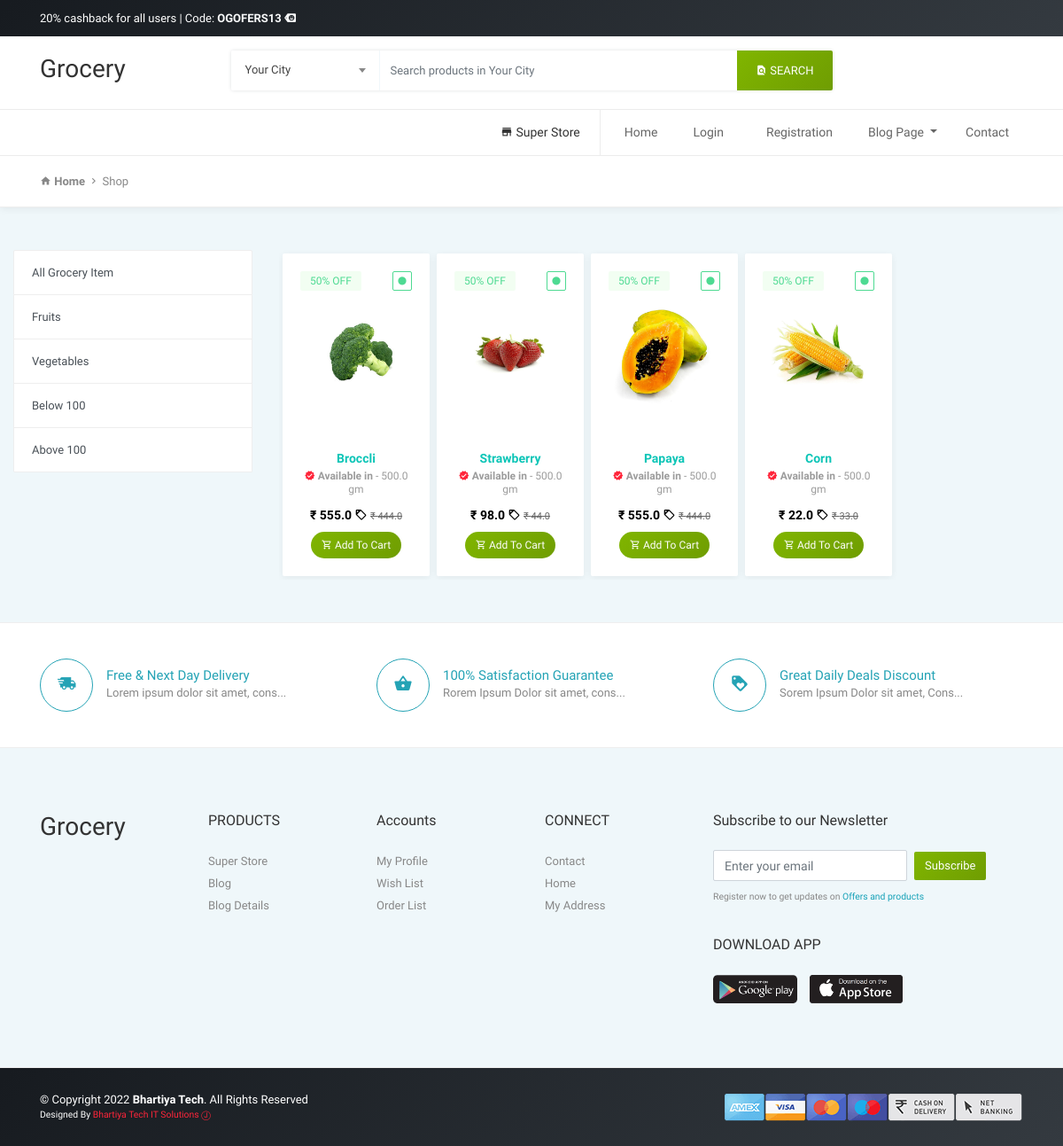
The app's page /shop/ with its own data.
### ehome/models.py (models this page shows)
class Product(models.Model):
    product_title = models.CharField(max_length=100)
    selling_price = models.FloatField(null=True)
    discounted_price = models.FloatField(null=True)
    product_avail = models.FloatField(default=500,null=True)
    brand = models.CharField(max_length=100,null=True)
    product_desc = models.CharField(max_length=400,null=True)
    category = models.CharField(choices=category_choices, max_length=20,null=True)
    product_img = models.ImageField(blank=True, upload_to='static/productimg')

### ehome/views.py (the view)
# urls.py: path('shop/', views.shop, name='shop'),
def shop(request,data=None):
    if data == None:
        Fruits_Vegetables = Product.objects.filter(category='FV')
    elif data == 'Fruits' or data == 'Vegetables':
        Fruits_Vegetables = Product.objects.filter(category='FV').filter(brand=data)
    elif data == 'below':
        Fruits_Vegetables = Product.objects.filter(category='FV').filter(discounted_price__lt=100)
    elif data == 'above':
        Fruits_Vegetables = Product.objects.filter(category='FV').filter(discounted_price__gt=100)
    return render(request, 'ehome/shop.html',{'Fruits_Vegetables':Fruits_Vegetables})

### templates/ehome/shop.html (shortened to what this page needs)
{% extends 'Basefile/ehomebase.html' %} {% load static %}  {% block body %}
<section class="pt-3 pb-3 page-info section-padding border-bottom bg-white">
  <div class="container">
    <div class="row">
      <div class="col-md-12">
        <a href="#"
          ><strong><span class="mdi mdi-home"></span> Home</strong></a
        >
        <span class="mdi mdi-chevron-right"></span> <a href="#">Shop</a>
      </div>
    </div>
  </div>
</section>
<div class="container-fluid my-5">
  <div class="row">
   <div class="col-sm-3">
    <div class="list-group">
     <a href="{% url 'shop' %}" class="list-group-item list-group-item-action" aria-current="true">All Grocery Item</a>
     <a href="{% url 'fruitdata' 'Fruits' %}" class="list-group-item list-group-item-action" aria-current="true">Fruits</a>
     <a href="{% url 'fruitdata' 'Vegetables' %}" class="list-group-item list-group-item-action" aria-current="true">Vegetables</a>
     <a href="{% url 'fruitdata' 'below' %}" class="list-group-item list-group-item-action" aria-current="true">Below 100</a>
     <a href="{% url 'fruitdata' 'above' %}" class="list-group-item list-group-item-action" aria-current="true">Above 100</a>
    </div>
   </div>
   <div class="col-sm-9">
      <div class="owl-carousel owl-carousel-featured">
        {% for product in Fruits_Vegetables %}
        <div class="item">
          <div class="product">
            <a href="{% url 'productdetail' product.id %}">
              <div class="product-header">
                <span class="badge badge-success">50% OFF</span>
                <img class="img-fluid" src="{{product.product_img.url}}" alt="" />
                <span class="veg text-success mdi mdi-circle"></span>
              </div>
              <div class="product-body">
                <h5>{{ product.product_title }}</h5>
                <h6>
                  <strong
                    ><span class="mdi mdi-approval"></span> Available in</strong
                  >
                  - {{ product.product_avail }} gm
                </h6>
              </div>
              <div class="product-footer">
                <p class="offer-price mb-0">
                  &#8377; {{ product.discounted_price }}
                  <i class="mdi mdi-tag-outline"></i>
                  <span class="regular-price">&#8377; {{ product.selling_price }}</span>
                </p>
                <button type="button" class="btn btn-secondary btn-sm">
                  <i class="mdi mdi-cart-outline"></i> Add To Cart
                </button>
              </div>
            </a>
          </div>
        </div>
        {% endfor %}
      </div>
     </div>
   </div>
   </div>
<section class="section-padding bg-white border-top">
  <div class="container">
    <div class="row">
      <div class="col-lg-4 col-sm-6">
        <div class="feature-box">
          <i class="mdi mdi-truck-fast"></i>
          <h6>Free & Next Day Delivery</h6>
          <p>Lorem ipsum dolor sit amet, cons...</p>
        </div>
      </div>
      <div class="col-lg-4 col-sm-6">
        <div class="feature-box">
          <i class="mdi mdi-basket"></i>
          <h6>100% Satisfaction Guarantee</h6>
          <p>Rorem Ipsum Dolor sit amet, cons...</p>
        </div>
      </div>
      <div class="col-lg-4 col-sm-6">
        <div class="feature-box">
          <i class="mdi mdi-tag-heart"></i>
          <h6>Great Daily Deals Discount</h6>
          <p>Sorem Ipsum Dolor sit amet, Cons...</p>
        </div>
      </div>
    </div>
  </div>
</section>
{% endblock %}

### static/ehome/css/osahan.css (style rules this page uses)
body { background-color: #eff7fa; font-size: 13px; font-family: maven pro, sans-serif; line-height: 25px; color: #888; }
h1, h2, h3, h4, h5, h6 { color: #333; }
p { font-size: 13px; line-height: 22px; color: #888; }
img { height: auto; max-width: 100%; }
img { transform-style: preserve-3d; }
a { text-decoration: none !important; color: #888; transition-duration: 0.4s; }
a, a:hover { text-decoration: none; }
.section-padding { padding: 40px 0; }
.btn-secondary { background: #80b500; background: -moz-linear-gradient(-45deg, #80b500 0%, #6f9d02 100%); background: -webkit-linear-gradient(-45deg, #80b500 0%, #6f9d02 100%); background: linear-gradient(135deg, #80b500 0%, #6f9d02 100%); filter: progid:DXImageTransform.Microsoft.gradient( startColorstr='#80b500',endColorstr='#6f9d02',GradientType=1 ); }
.bg-success, .btn-success, .btn-outline-success:hover, .badge-success { border-color: transparent !important; background: #4eda92; background: -moz-linear-gradient(-45deg, #4eda92 1%, #56e0cb 100%); background: -webkit-linear-gradient(-45deg, #4eda92 1%, #56e0cb 100%); background: linear-gradient(135deg, #4eda92 1%, #56e0cb 100%); filter: progid:DXImageTransform.Microsoft.gradient( startColorstr='#4eda92',endColorstr='#56e0cb',GradientType=1 ); }
.text-success { color: #4eda92 !important; }
.badge { border-radius: 2px; font-weight: 400; }
.btn { border: medium; border-radius: 2px !important; font-size: 13px; }
.border-top { border-top: 1px solid #eee !important; }
.border-bottom { border-bottom: 1px solid #eee !important; }
.list-group-item:first-child { border-top-left-radius: 2px; border-top-right-radius: 2px; }
.list-group-item:last-child { border-bottom-left-radius: 2px; border-bottom-right-radius: 2px; }
.list-group-item { border: 1px solid #eee; }
.page-info { box-shadow: 0 2px 8px 0 rgba(0, 0, 0, 0.06); border-top: 1px solid #ececec; }
.product-header .badge { background: #f2fef2 none repeat scroll 0 0; border: 1px solid #4eda92; border-radius: 2px; color: #4eda92; font-size: 12px; font-weight: 500; left: 20px; padding: 4px 10px; position: absolute; top: 20px; z-index: 9; }
.product { background: #fff none repeat scroll 0 0; box-shadow: 0 2px 8px 0 rgba(0, 0, 0, 0.06); border-radius: 2px; text-align: center; padding: 20px; position: relative; }
.owl-carousel-featured .item { margin: 4px; }
.product-header .mdi-circle { border: 1px solid; border-radius: 2px; display: inline-block; font-size: 11px; height: 22px; line-height: 19px; position: absolute; right: 20px; text-align: center; top: 20px; width: 22px; }
.product-body h5 { font-size: 14px; font-weight: 700; margin: 0; color: #0cc5b7; }
.product-body h6 { color: #9c9c9c; font-size: 12px; margin: 5px 0 14px; }
.product-body h6 strong .mdi { color: #ff253a; }
.product-header img { height: 185px; margin: 0 0 18px; object-fit: scale-down; transform: scale(1); transition-duration: 0.4s; }
.product-header { text-align: center; }
.offer-price { color: #000; font-size: 14px; font-weight: 600; line-height: 16px; }
.regular-price { color: #666 !important; font-size: 11px; font-weight: 500; line-height: 15px; text-decoration: line-through; }
.product-footer .btn { border-radius: 49px !important; font-size: 12px; padding: 6px 12px; margin: 10px 0 0; }
.feature-box p { margin: 0; }
.feature-box h6 { color: #24a3b5; font-size: 15px; font-weight: 500; margin: 0; padding: 10px 0 0; }
.feature-box .mdi { border: 1px solid #24a3b5; border-radius: 50px; color: #24a3b5; display: inline-block; float: left; font-size: 21px; height: 60px; line-height: 56px; margin: 0 15px 0 0; text-align: center; width: 60px; }

### records on screen
Product: product_img (picture), product_title "Broccli", product_avail "500.0", discounted_price "555.0", selling_price "444.0"
Product: product_img (picture), product_title "Strawberry", product_avail "500.0", discounted_price "98.0", selling_price "44.0"
Product: product_img (picture), product_title "Papaya", product_avail "500.0", discounted_price "555.0", selling_price "444.0"
Product: product_img (picture), product_title "Corn", product_avail "500.0", discounted_price "22.0", selling_price "33.0"
